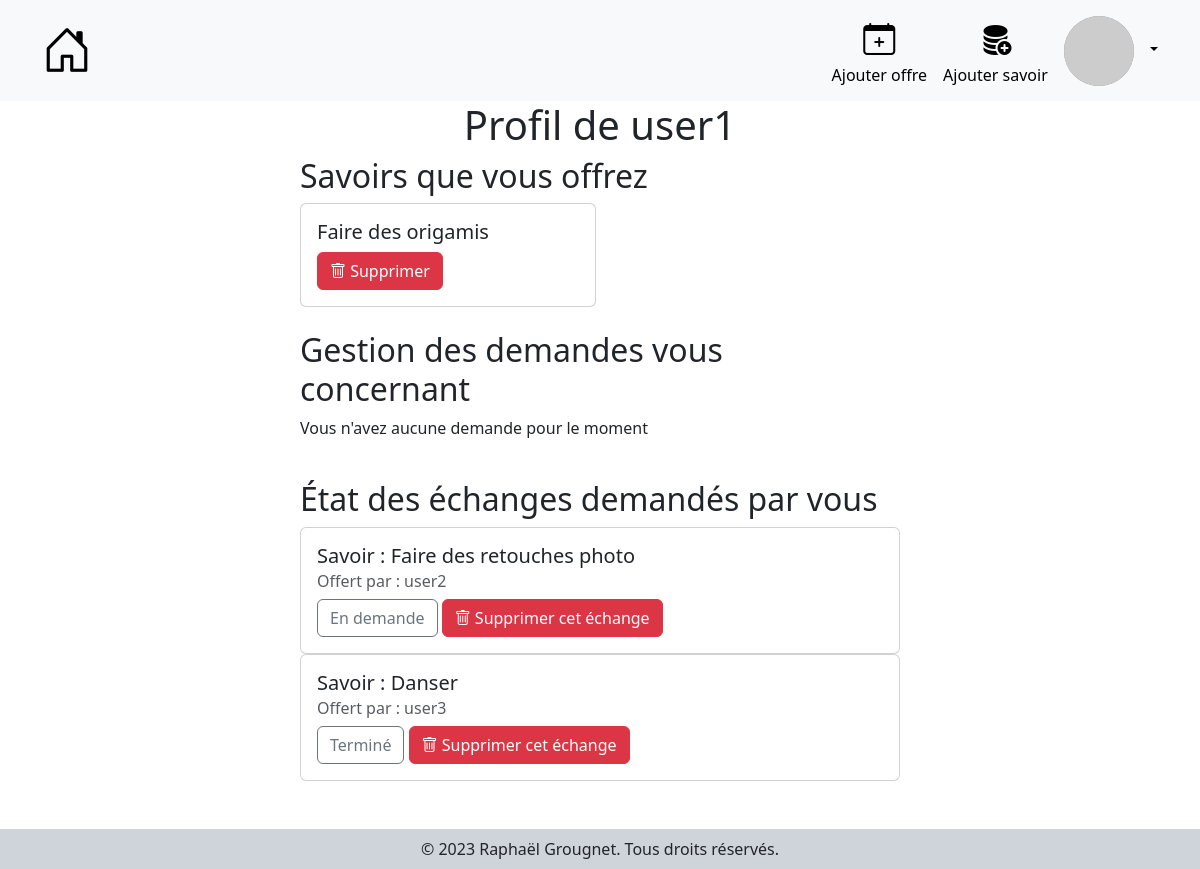
The page /profil/ (signed in) on the database as committed earlier.
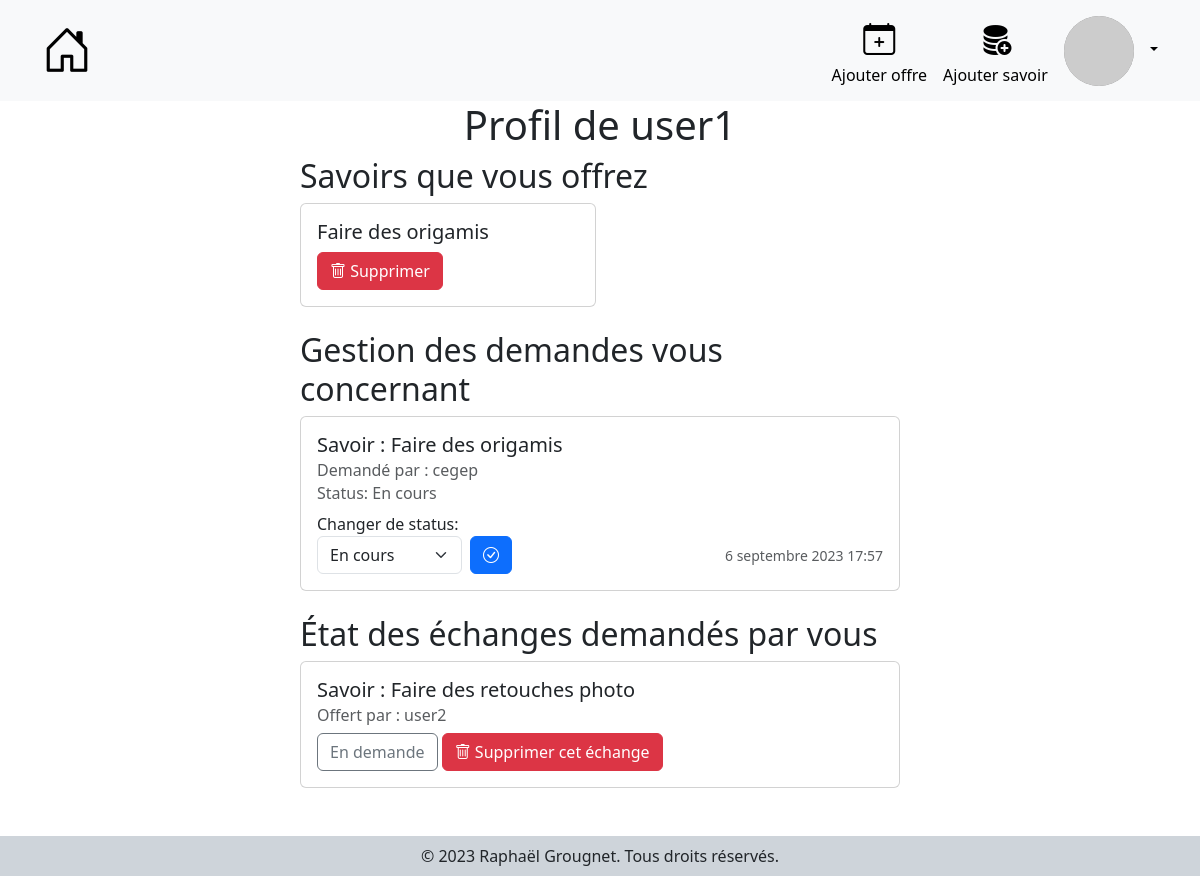
The same page on the database as committed later.
### rers/models.py (models this page shows, shortened)
class User(AbstractUser):
    pass

class Offre(models.Model):
    created_at = models.DateTimeField(auto_now_add=True, auto_now=False)
    id_user = models.ForeignKey(User, on_delete=models.CASCADE)
    id_savoir = models.ForeignKey(Savoir, on_delete=models.CASCADE)

class Savoir(models.Model):
    created_at = models.DateTimeField(auto_now_add=True, auto_now=False)
    nom = models.CharField(max_length=200)
    description = models.TextField()

class Echange(models.Model):
    demande_by = models.ForeignKey(User, on_delete=models.CASCADE)
    id_offre = models.ForeignKey(Offre, on_delete=models.CASCADE)
    date = models.DateTimeField(auto_now_add=True, auto_now=False)
    CHOICES = ((0, 'En demande'), (1, 'En cours'), (2, 'Terminé'), (3, 'Annulé'))
    status = models.IntegerField(choices=CHOICES, default=0)

### rers/views.py (the view)
# urls.py: path('profil/', views.profil, name='profil'),
def profil(request):
    utilisateur = request.user
    if not utilisateur.is_authenticated:
        messages.add_message(request, messages.INFO , "Vous devez être connecté pour accéder à votre profil.")
        return redirect('login')
    try:
        savoirs_offerts = Offre.objects.filter(id_user=utilisateur.id)
        demandes_recues = Echange.objects.filter(id_offre__id_user=utilisateur.id)
        demandes_envoyees = Echange.objects.filter(demande_by=utilisateur.id)
    except Offre.DoesNotExist:
        savoirs_offerts = None
    except Echange.DoesNotExist:
        demandes_recues = None
        demandes_envoyees = None
    return render(request, 'rers/profil.html', {'savoirs_offerts': savoirs_offerts, 'demandes_recues': demandes_recues, 'demandes_envoyees': demandes_envoyees, 'STATUS': STATUS})

### rers/templates/rers/profil.html (shortened to what this page needs)
{% extends "rers/base.html" %}
{% block content %}
<div class="d-flex flex-column justify-content-center align-items-center">
    <div class="text-center">
        <h1>Profil de {{ user.username }}</h1>
    </div>
    <div class="w-50">
        <h2>Savoirs que vous offrez</h2>
        <div class="row g-2">
            {% for savoir in savoirs_offerts %}
            <div class="col-6">
                <div class="card">
                    <div class="card-body">
                        <h5 class="card-title">{{ savoir.id_savoir.nom }}</h5>
                        <button class="btn btn-danger btnSupprOffre" data-id="{{savoir.id}}"><i class="bi bi-trash"></i> Supprimer</button>
                    </div>
                </div>
            </div>
            {% empty %}
            <p>Vous n'offrez aucun savoir pour le moment</p>
            {% endfor %}
        </div>
    </div>
    <div class="w-50 mt-4">
        <h2>Gestion des demandes vous concernant</h2>
        {% for demande in demandes_recues %}
        <div class="card">
            <div class="card-body">
                <h5 class="card-title">Savoir : {{ demande.id_offre.id_savoir.nom }}</h5>
                <h6 class="card-subtitle mb-2 text-muted">Demandé par : {{ demande.demande_by.username }}</h6>
                <h6 class="card-subtitle mb-2 text-muted">Status: {{ demande.get_status_display }}</h6>
                <label for="status">Changer de status:</label>
                <div class="d-flex justify-content-between align-items-end">
                    <form method="post" class="d-flex" action="{% url 'modify_status_offer' demande.id %}">
                        <select name="status" id="status" class="form-select me-2">
                            {% for valeur,status in STATUS.items %}
                                <option value="{{ valeur }}" {% if demande.status == valeur %} selected {% endif %}>{{ status }}</option>
                            {% endfor %}
                        </select>
                        <button type="submit" class="btn btn-primary"><i
                                class="bi bi-check-circle"></i></button>
                    </form>
                    <small class="card-subtitle mb-2 text-muted text-center " style="white-space: nowrap;">{{ demande.date }}</small>
                </div>
            </div>
        </div>
        {% empty %}
        <p>Vous n'avez aucune demande pour le moment</p>
        {% endfor %}
    </div>
    <div class="w-50 mt-4">
        <h2>État des échanges demandés par vous</h2>
        {% for echange in demandes_envoyees %}
        <div class="card">
            <div class="card-body">
                <h5 class="card-title">Savoir : {{ echange.id_offre.id_savoir.nom }}</h5>
                <h6 class="card-subtitle mb-2 text-muted">Offert par : {{ echange.id_offre.id_user.username }}</h6>
                <div>
                    <p class="btn btn-outline-secondary m-0">{{ echange.get_status_display }}</p>
                    <a href="{% url 'delete_ask' echange.id %}" class="btn btn-danger">
                        <i class="bi bi-trash"></i> Supprimer cet échange
                    </a>
                </div>
            </div>
        </div>
        {% empty %}
        <p>Vous n'avez demandé aucun échange pour le moment</p>
        {% endfor %}
    </div>
</div>
{% endblock %}

### rers/templates/rers/base.html (shortened to what this page needs)
{% load static %}
<!DOCTYPE html>
<html lang="en">
<head>
    <link rel="stylesheet" href="https://cdn.jsdelivr.net/npm/bootstrap-icons@1.10.5/font/bootstrap-icons.css">
    <link href="https://cdn.jsdelivr.net/npm/bootstrap@5.3.1/dist/css/bootstrap.min.css" rel="stylesheet"
>
    <link rel="stylesheet" href="{% static 'rers/styles/style.css' %}">
</head>
<body>
    <header>
        <nav class="navbar navbar-expand-lg bg-body-tertiary">
            <div class="container">
                <a href="/" class="navbar-brand"><i class="bi bi-house-door logo" style="font-size: 2.5em;"></i></a>
                <div class="collapse navbar-collapse" id="navbarSupportedContent">
                    <ul class="navbar-nav ms-auto mb-2 mb-lg-0 gap-3">
                        {% if user.is_authenticated %}
                        <li class="nav-item">
                            <div class="d-flex flex-column align-items-center">
                                <a href="{% url 'add_offer' %}" class="text-black"><i class="bi bi-calendar-plus fs-2"></i></a>
                                <a href="{% url 'add_offer' %}" class="text-decoration-none text-black"><span>Ajouter offre</span></a>
                            </div>
                        </li>
                        <li class="nav-item">
                            <div class="d-flex flex-column align-items-center">
                                <a href="{% url 'add_know' %}" class="text-black"><i class="bi bi-database-fill-add fs-2"></i></a>
                                <a href="{% url 'add_offer' %}" class="text-decoration-none text-black"><span>Ajouter savoir</span></a>
                            </div>
                        </li>
                        <li class="nav-item d-flex justify-content-center align-items-center">
                            <div class="dropdown overflow-visible">
                                <a class="dropdown-toggle text-decoration-none text-black" href="#" role="button"
                                    data-bs-toggle="dropdown" aria-expanded="false">
                                    <img src="https://robohash.org/{{user.id}}" alt="ProfilePicture" class="pfp me-2">
                                </a>
                            </div>
                        </li>
                        {% else %}
                        <li class="nav-item btn btn-outline-secondary fw-bold">
                            <a href="{% url 'login' %}" class="nav-link text-black">Se connecter <i class="bi bi-box-arrow-in-right fs-5"></i> </a>
                        </li>
                        {% endif %}
                    </ul>
                </div>
            </div>
        </nav>
    </header>
    <main>
        {% block content %}
        {% endblock %}
    </main>
    <footer class="mt-5 bg-dark-subtle">
        <p class="m-0 text-center p-2">© 2023 Raphaël Grougnet. Tous droits réservés.</p>
    </footer>
</body>
</html>

### rers/static/rers/styles/style.css (style rules this page uses)
.logo { font-size: 2.5em; }
.pfp { background-color: #878787; border-radius: 50%; width: 70px; }

Rows that differ between the two databases and show on the page:
removed Echange: id_offre.id_savoir.nom "Danser", id_offre.id_user.username "user3", status "Terminé", shown under "État des échanges demandés par vous"
added Echange: id_offre.id_savoir.nom "Faire des origamis", demande_by.username "cegep", status "En cours", date "6 septembre 2023 17:57", shown under "Gestion des demandes vous concernant"
Other text that changed with them:
text no longer shown: "Vous n'avez aucune demande pour le moment"
